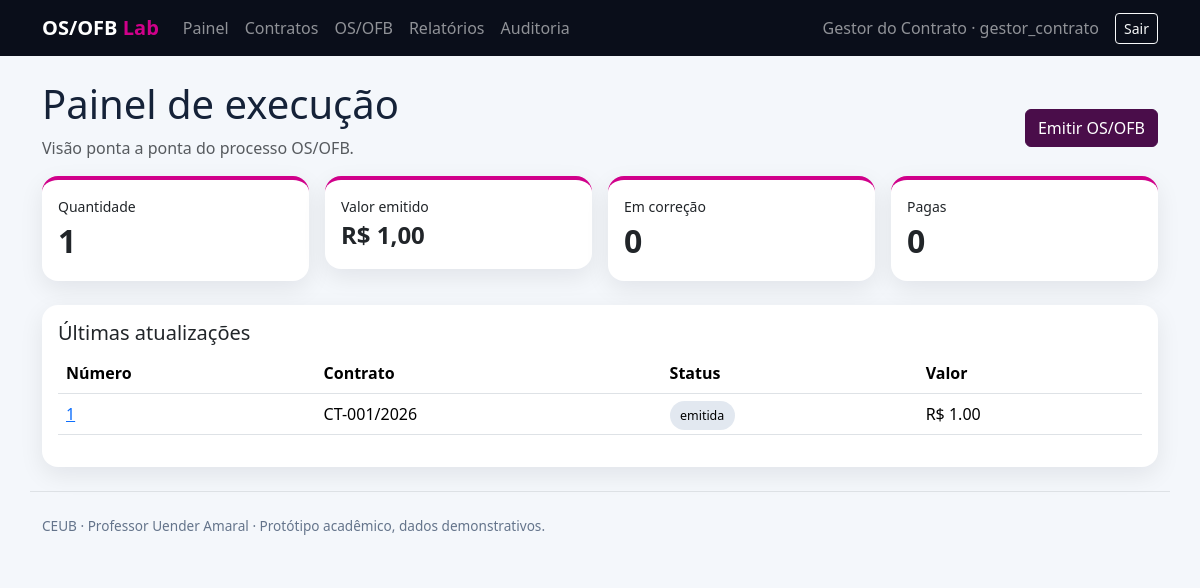
The app's page / (signed in) with its own data.
### models.py (models this page shows, shortened)
class User(UserMixin, db.Model):
    id=db.Column(db.Integer, primary_key=True); name=db.Column(db.String(120), nullable=False)
    username=db.Column(db.String(80), unique=True, nullable=False, index=True)
    email=db.Column(db.String(120), unique=True, nullable=False)
    password_hash=db.Column(db.String(255), nullable=False); role=db.Column(db.String(40), nullable=False)
    active=db.Column(db.Boolean, default=True, nullable=False); created_at=db.Column(db.DateTime(timezone=True), default=now)
    @property
    def is_active(self): return self.active

class ServiceOrder(db.Model):
    id=db.Column(db.Integer,primary_key=True); number=db.Column(db.String(50),unique=True,nullable=False,index=True)
    contract_id=db.Column(db.Integer,db.ForeignKey('contract.id'),nullable=False,index=True); contract=db.relationship('Contract',backref='orders')
    kind=db.Column(db.String(10),nullable=False,default='OS'); description=db.Column(db.Text,nullable=False)
    value=db.Column(db.Numeric(14,2),nullable=False,default=0); status=db.Column(db.String(50),nullable=False,default='emitida',index=True)
    due_date=db.Column(db.Date); created_by=db.Column(db.Integer,db.ForeignKey('user.id'),nullable=False)
    created_at=db.Column(db.DateTime(timezone=True),default=now); updated_at=db.Column(db.DateTime(timezone=True),default=now,onupdate=now)

class Contract(db.Model):
    id=db.Column(db.Integer,primary_key=True); number=db.Column(db.String(50),unique=True,nullable=False)
    supplier=db.Column(db.String(160),nullable=False); object=db.Column(db.Text,nullable=False)
    total_value=db.Column(db.Numeric(14,2),nullable=False,default=0); start_date=db.Column(db.Date,nullable=False); end_date=db.Column(db.Date,nullable=False)
    created_at=db.Column(db.DateTime(timezone=True),default=now)

### app.py (the view)
@app.route('/')
@login_required
def dashboard():
 stats={s:c for s,c in db.session.query(ServiceOrder.status,func.count(ServiceOrder.id)).group_by(ServiceOrder.status).all()}
 total=db.session.query(func.coalesce(func.sum(ServiceOrder.value),0)).scalar()
 latest=ServiceOrder.query.order_by(ServiceOrder.updated_at.desc()).limit(8).all()
 return render_template('dashboard.html',stats=stats,total=total,latest=latest)

### app.py (called while the page is built)
@login.user_loader
def load_user(i): return db.session.get(User,int(i))

@app.after_request
def headers(r):
 r.headers['X-Content-Type-Options']='nosniff'; r.headers['X-Frame-Options']='DENY'; r.headers['Referrer-Policy']='strict-origin-when-cross-origin'
 r.headers['Content-Security-Policy']="default-src 'self'; style-src 'self' 'unsafe-inline' https://cdn.jsdelivr.net; script-src 'self' https://cdn.jsdelivr.net; font-src https://cdn.jsdelivr.net; img-src 'self' data:"
 return r

### templates/dashboard.html
{% extends 'base.html' %}{% block content %}<div class="d-flex justify-content-between align-items-center"><div><h1>Painel de execução</h1><p class="text-muted">Visão ponta a ponta do processo OS/OFB.</p></div>{% if current_user.role in ['admin','gestor_contrato'] %}<a class="btn btn-primary" href="{{url_for('order_new')}}">Emitir OS/OFB</a>{% endif %}</div><div class="row g-3 mb-4"><div class="col-md-3"><div class="card kpi p-3"><small>Quantidade</small><strong class="fs-2">{{stats.values()|sum}}</strong></div></div><div class="col-md-3"><div class="card kpi p-3"><small>Valor emitido</small><strong class="fs-4">R$ {{'{:,.2f}'.format(total).replace(',','X').replace('.',',').replace('X','.')}}</strong></div></div><div class="col-md-3"><div class="card kpi p-3"><small>Em correção</small><strong class="fs-2">{{stats.get('demanda_correcao',0)}}</strong></div></div><div class="col-md-3"><div class="card kpi p-3"><small>Pagas</small><strong class="fs-2">{{stats.get('paga',0)}}</strong></div></div></div><div class="card p-3"><h2 class="h5">Últimas atualizações</h2><div class="table-responsive"><table class="table align-middle"><thead><tr><th>Número</th><th>Contrato</th><th>Status</th><th>Valor</th></tr></thead><tbody>{% for o in latest %}<tr><td><a href="{{url_for('order_detail',id=o.id)}}">{{o.number}}</a></td><td>{{o.contract.number}}</td><td><span class="status">{{o.status|replace('_',' ')}}</span></td><td>R$ {{'%.2f'|format(o.value)}}</td></tr>{% else %}<tr><td colspan="4">Nenhuma OS/OFB cadastrada.</td></tr>{% endfor %}</tbody></table></div></div>{% endblock %}

### templates/base.html (shortened to what this page needs)
<!doctype html><html lang="pt-BR"><head><link href="https://cdn.jsdelivr.net/npm/bootstrap@5.3.3/dist/css/bootstrap.min.css" rel="stylesheet"><link rel="stylesheet" href="{{ url_for('static',filename='style.css') }}"></head><body>{% if current_user.is_authenticated %}<nav class="navbar navbar-expand-lg navbar-dark"><div class="container"><a class="navbar-brand fw-bold" href="{{url_for('dashboard')}}">OS/OFB <span class="brand-accent">Lab</span></a><div id="nav" class="collapse navbar-collapse"><div class="navbar-nav me-auto"><a class="nav-link" href="{{url_for('dashboard')}}">Painel</a><a class="nav-link" href="{{url_for('contracts')}}">Contratos</a><a class="nav-link" href="{{url_for('orders')}}">OS/OFB</a><a class="nav-link" href="{{url_for('reports')}}">Relatórios</a>{% if current_user.role in ['admin','gestor_contrato'] %}<a class="nav-link" href="{{url_for('audit_view')}}">Auditoria</a>{% endif %}</div><span class="navbar-text me-3">{{current_user.name}} · {{current_user.role}}</span><form method="post" action="{{url_for('logout')}}"><button class="btn btn-outline-light btn-sm">Sair</button></form></div></div></nav>{% endif %}<main id="conteudo" class="container py-4">{% block content %}{% endblock %}</main><footer class="container py-4 footer border-top">CEUB · Professor Uender Amaral · Protótipo acadêmico, dados demonstrativos.</footer></body></html>

### static/style.css (style rules this page uses)
body { background:#f4f7fb;color:#152238 }
.navbar { background:#0a0e1a!important }
.brand-accent { color:#D0008A }
.card { border:0;border-radius:16px;box-shadow:0 8px 24px rgba(10,14,26,.08) }
.kpi { border-top:4px solid #D0008A }
.status { font-size:.78rem;padding:.35rem .65rem;border-radius:999px;background:#e2e8f0 }
.footer { color:#64748b;font-size:.85rem }
.btn-primary { background:#4A0D4A;border-color:#4A0D4A }
.table thead { background:#0a0e1a;color:white }

### records on screen
User: name "Gestor do Contrato", role "gestor_contrato"
ServiceOrder: number "1", contract.number "CT-001/2026", status "emitida", value "1.00"

### other values on screen
{{ stats.values()|sum }} "1"
{{ stats.get('demanda_correcao',0) }} "0"
{{ stats.get('paga',0) }} "0"
